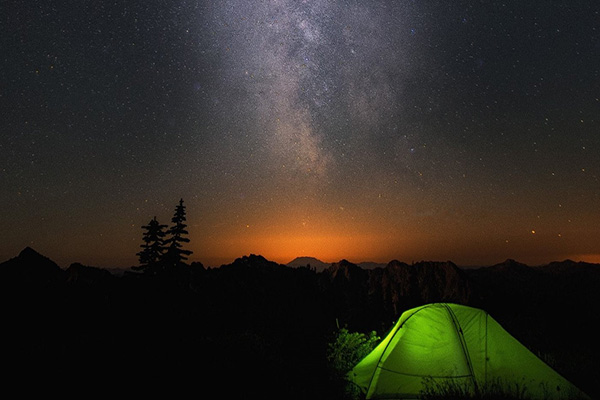
#> input picture 01a.jpg, 600 x 400 px
$ python '007 image pixel operation (logical operation).py'
#> lines starting #> are read from the running program, lines starting #| are printed output that depends on the picture
import cv2
import numpy as np

#creat image one
image0=np.zeros(shape=[400,400,3],dtype=np.uint8)
image0[100:200,100:200,1]=255
image0[100:200,100:200,2]=255
cv2.imshow('image0',image0)
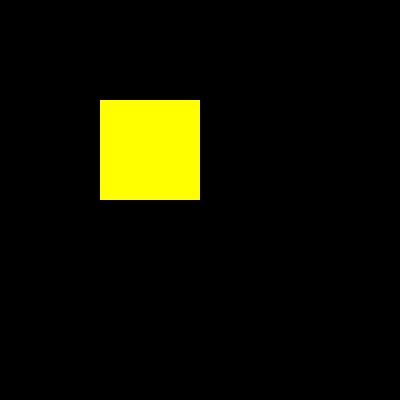
#> window 'image0': shape (400, 400, 3); mean B, G, R 0, 15.9, 15.9

#creat image two
image1=np.zeros(shape=[400,400,3],dtype=np.uint8)
image1[150:250,150:250,2]=255
cv2.imshow('image2',image1)
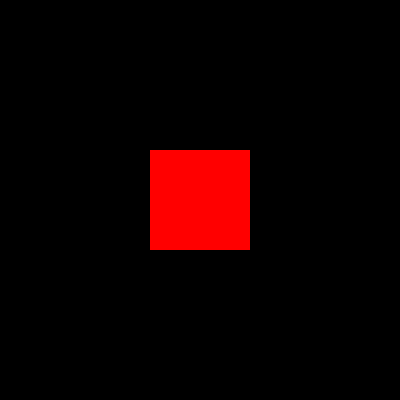
#> window 'image2': shape (400, 400, 3); mean B, G, R 0, 0, 15.9

dst1=cv2.bitwise_and(image0,image1) #bitwise 逐位按位
dst2=cv2.bitwise_or(image1,image0) #对应像素对应通道 或运算
dst3=cv2.bitwise_xor(image0,image1)
image2=cv2.imread('01a.jpg')
#> image2 is the input picture: shape (400, 600, 3); mean B, G, R 35.3, 43, 47.5
dst4=cv2.bitwise_not(image2)
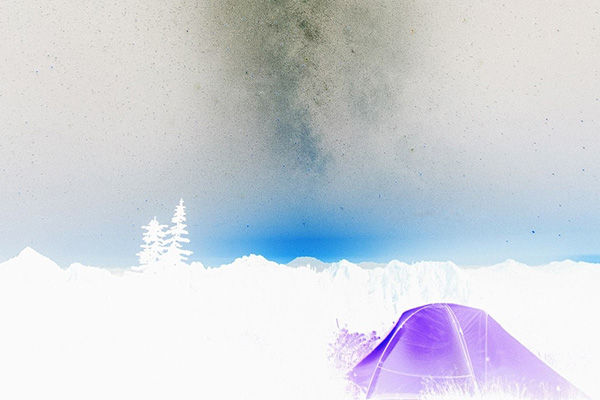
#> dst4: shape (400, 600, 3); mean B, G, R 219.7, 212, 207.5

cv2.imshow('dst1',dst1)
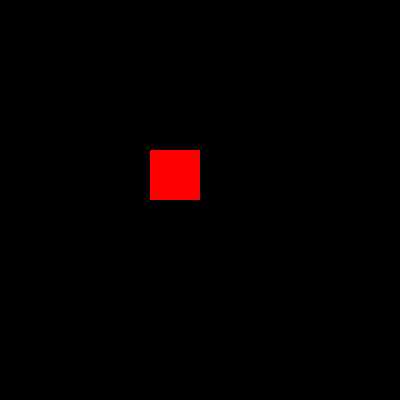
#> window 'dst1': shape (400, 400, 3); mean B, G, R 0, 0, 4
cv2.imshow('dst2',dst2)
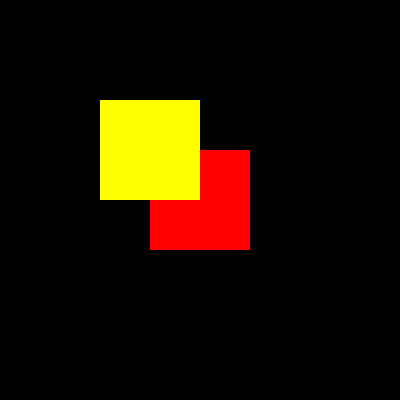
#> window 'dst2': shape (400, 400, 3); mean B, G, R 0, 15.9, 27.9
cv2.imshow('dst3',dst3)
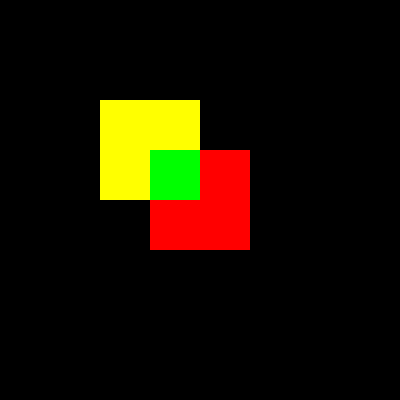
#> window 'dst3': shape (400, 400, 3); mean B, G, R 0, 15.9, 23.9
cv2.imshow('dst4',dst4)

cv2.waitKey(0)
cv2.destroyAllWindows()

$ run again, with 04.jpg copied over 01a.jpg
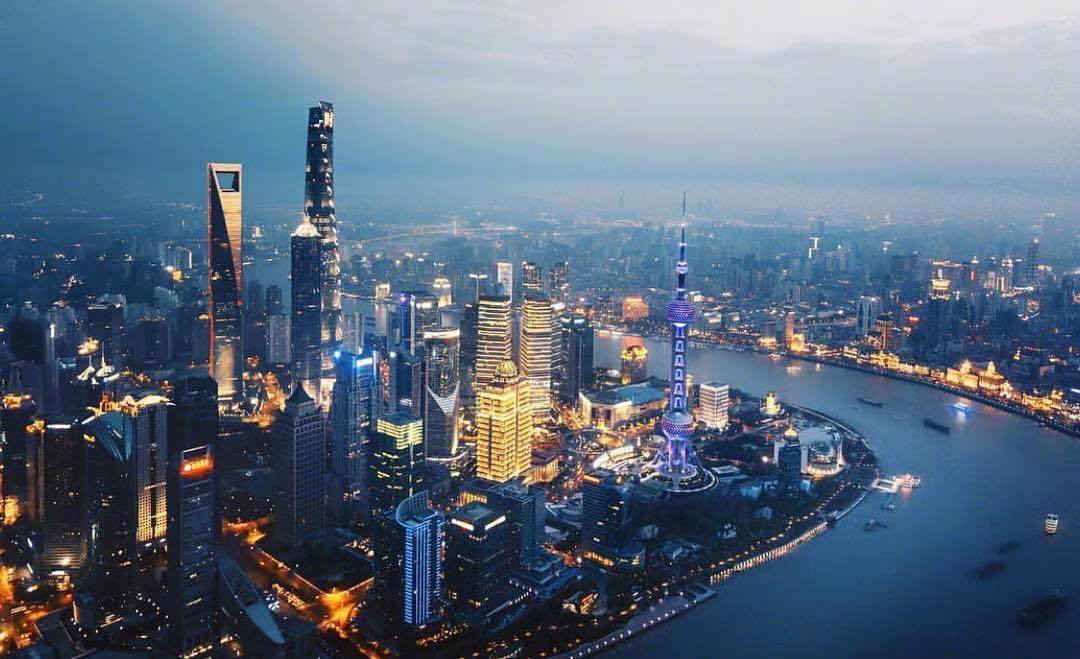
#> input picture 04.jpg, 1080 x 659 px
#> image2 is the input picture: shape (659, 1080, 3); mean B, G, R 129.5, 110.5, 93.7
#> `dst4=cv2.bitwise_not(image2)`:
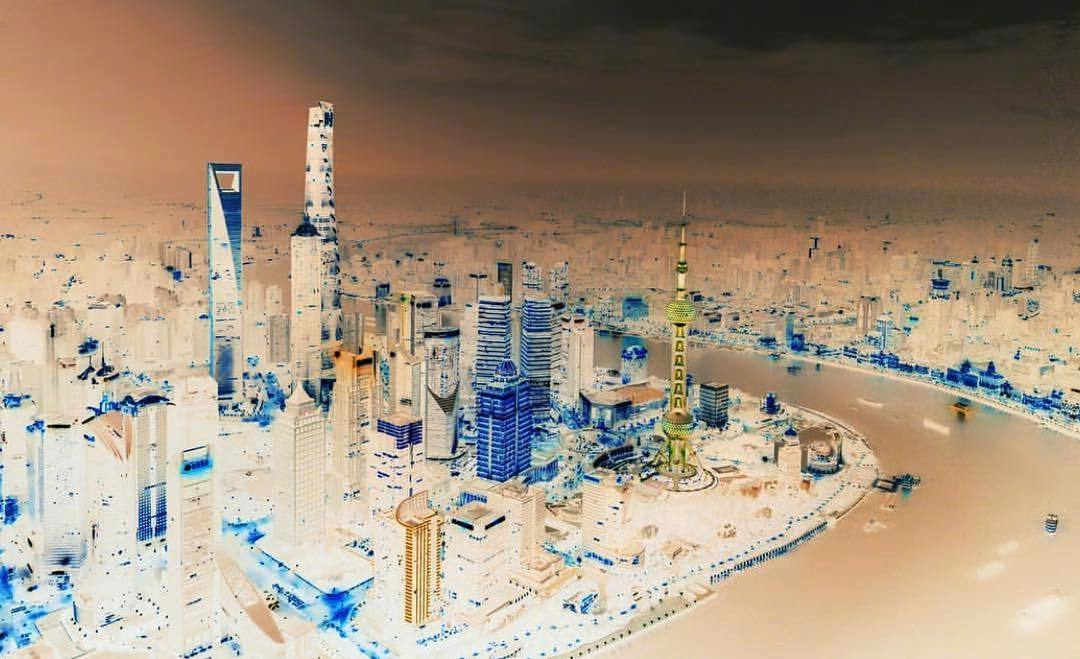
#> dst4: shape (659, 1080, 3); mean B, G, R 125.5, 144.5, 161.3
